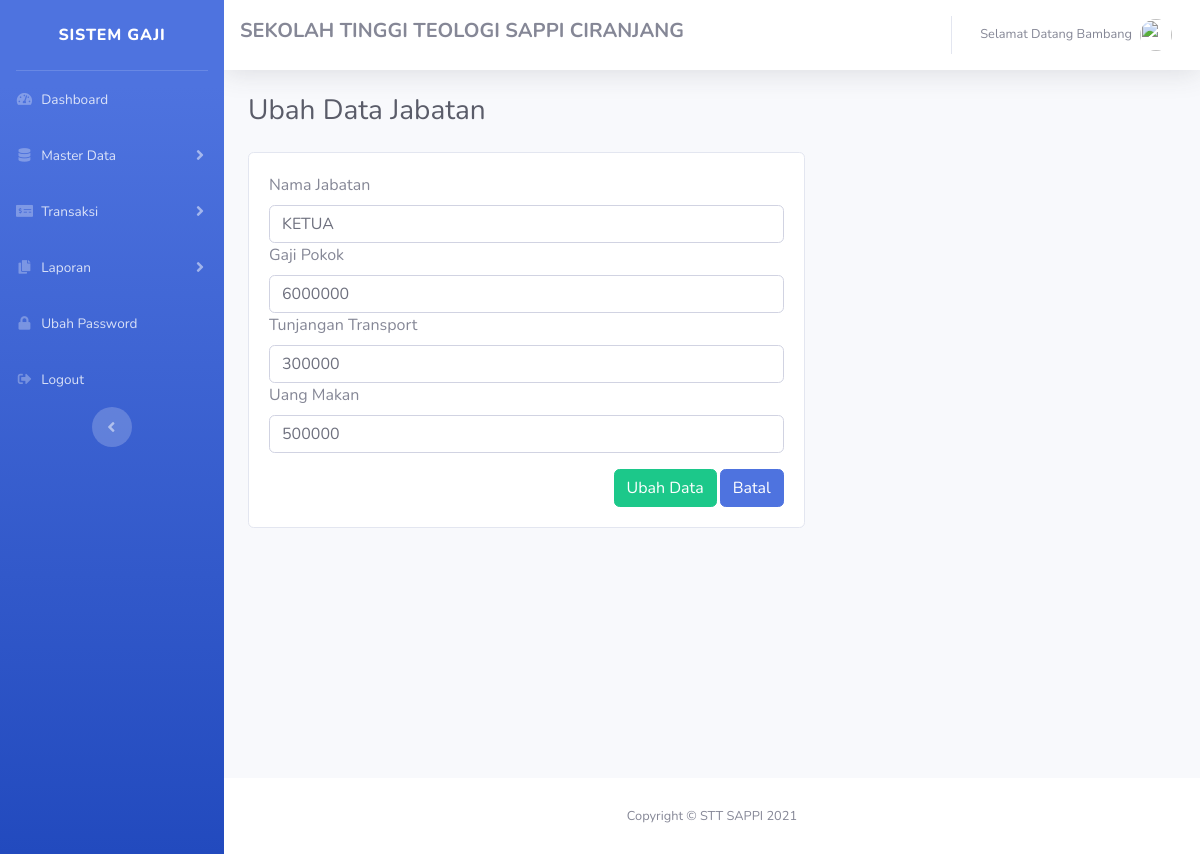
The page /admin/dataJabatan/updateData/1 on the database its author committed.
### tables this page shows
CREATE TABLE `data_jabatan` (
  `id_jabatan` int(11) NOT NULL,
  `nama_jabatan` varchar(120) NOT NULL,
  `gaji_pokok` varchar(50) NOT NULL,
  `tj_transport` varchar(50) NOT NULL,
  `uang_makan` varchar(50) NOT NULL
);

### application/controllers/admin/DataJabatan.php (called while the page is built, shortened)
<?php
class DataJabatan extends CI_Controller
{
  public function updateData($id)
  {
    $data['jabatan'] = $this->db->query("SELECT * FROM data_jabatan WHERE id_jabatan = $id")->result();
    $data['judul'] = 'Ubah Data Jabatan';
    $this->load->view('templates_admin/header', $data);
    $this->load->view('templates_admin/sidebar');
    $this->load->view('admin/updateDataJabatan', $data);
    $this->load->view('templates_admin/footer');
  }
}

### index.php (called while the page is built, shortened)
<?php
require_once BASEPATH.'core/CodeIgniter.php';

### application/views/admin/updateDataJabatan.php (the view, shortened to what this page needs)
<div class="container-fluid">
  <div class="d-sm-flex align-items-center justify-content-between mb-4">
    <h1 class="h3 mb-0 text-gray-800"><?= $judul; ?></h1>
  </div>
  <div class="card" style="width: 60%;">
    <div class="card-body">
      <?php foreach ($jabatan as $j) : ?>
        <form action="<?= base_url('admin/dataJabatan/updateDataAksi') ?>" method="POST">
          <div class="form-group">
            <label for="">Nama Jabatan</label>
            <input type="text" name="nama_jabatan" class="form-control" value="<?= $j->nama_jabatan; ?>">
            <label for="">Gaji Pokok</label>
            <input type="number" name="gaji_pokok" class="form-control" value="<?= $j->gaji_pokok; ?>">
            <label for="">Tunjangan Transport</label>
            <input type="number" name="tj_transport" class="form-control" value="<?= $j->tj_transport; ?>">
            <label for="">Uang Makan</label>
            <input type="number" name="uang_makan" class="form-control" value="<?= $j->uang_makan; ?>">
            <button href="<?= base_url('admin/dataJabatan') ?>" class="btn btn-primary float-right mt-3" style="margin-left: 3px;">Batal</button>
            <button type="submit" class="btn btn-success float-right mt-3">Ubah Data</button>
          </div>
        </form>
      <?php endforeach; ?>
    </div>
  </div>
</div>

### rows shown on the page
data_jabatan: nama_jabatan "KETUA", gaji_pokok "6000000", tj_transport "300000", uang_makan "500000"

### other values the page prints
$judul "Ubah Data Jabatan"
